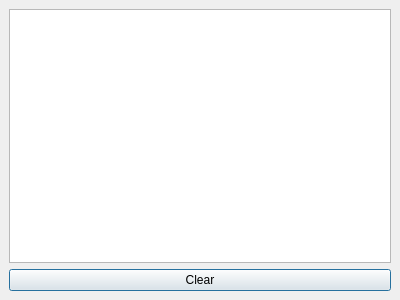
<?xml version="1.0" encoding="UTF-8"?>
<ui version="4.0">
 <class>DockDebug</class>
 <widget class="QDockWidget" name="DockDebug">
  <property name="geometry">
   <rect>
    <x>0</x>
    <y>0</y>
    <width>400</width>
    <height>300</height>
   </rect>
  </property>
  <property name="windowIcon">
   <iconset resource="../icons/iconos.qrc">
    <normaloff>:/actions/actions/debug.svg</normaloff>:/actions/actions/debug.svg</iconset>
  </property>
  <property name="autoFillBackground">
   <bool>false</bool>
  </property>
  <property name="features">
   <set>QDockWidget::DockWidgetFloatable|QDockWidget::DockWidgetMovable</set>
  </property>
  <property name="allowedAreas">
   <set>Qt::BottomDockWidgetArea|Qt::TopDockWidgetArea</set>
  </property>
  <property name="windowTitle">
   <string>De&amp;bug</string>
  </property>
  <widget class="QWidget" name="dockWidgetContents">
   <layout class="QVBoxLayout" name="verticalLayout">
    <item>
     <widget class="QTextBrowser" name="edit_logger">
      <property name="locale">
       <locale language="English" country="UnitedStates"/>
      </property>
      <property name="autoFormatting">
       <set>QTextEdit::AutoAll</set>
      </property>
      <property name="acceptRichText">
       <bool>false</bool>
      </property>
     </widget>
    </item>
    <item>
     <widget class="QPushButton" name="btn_clear">
      <property name="locale">
       <locale language="English" country="UnitedStates"/>
      </property>
      <property name="text">
       <string>Clear</string>
      </property>
      <property name="autoDefault">
       <bool>true</bool>
      </property>
      <property name="default">
       <bool>true</bool>
      </property>
     </widget>
    </item>
   </layout>
  </widget>
 </widget>
 <resources>
  <include location="../icons/iconos.qrc"/>
 </resources>
 <connections>
  <connection>
   <sender>btn_clear</sender>
   <signal>released()</signal>
   <receiver>edit_logger</receiver>
   <slot>clear()</slot>
   <hints>
    <hint type="sourcelabel">
     <x>188</x>
     <y>271</y>
    </hint>
    <hint type="destinationlabel">
     <x>221</x>
     <y>218</y>
    </hint>
   </hints>
  </connection>
 </connections>
</ui>
